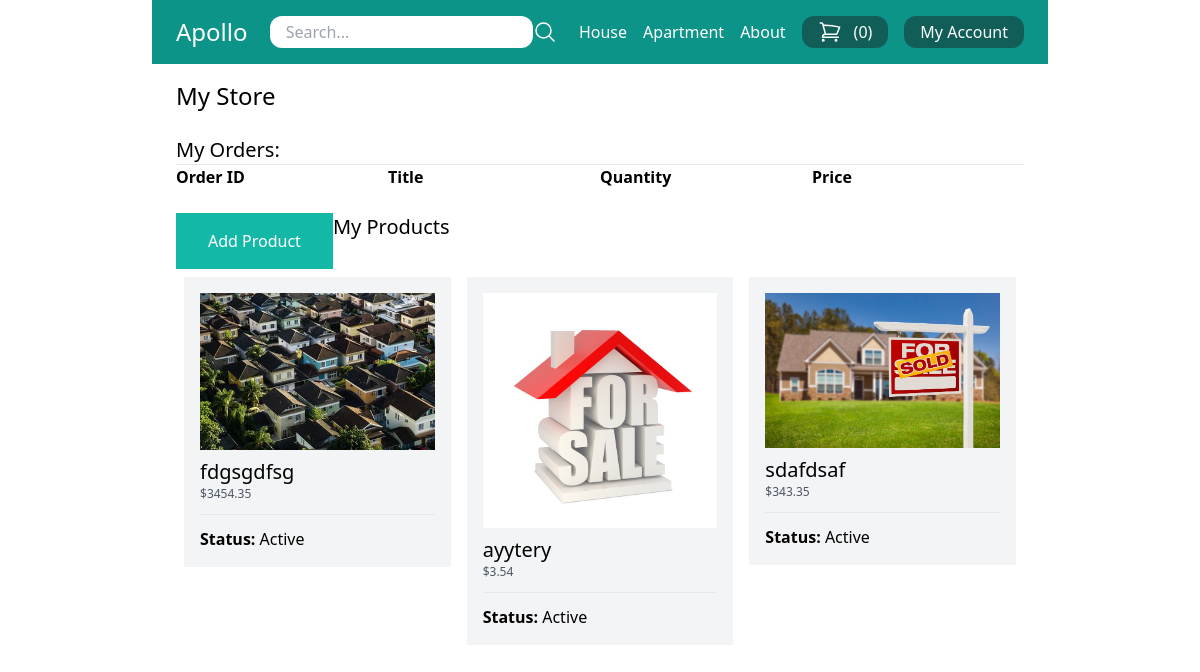
The app's page /my-store/ (signed in), older data.
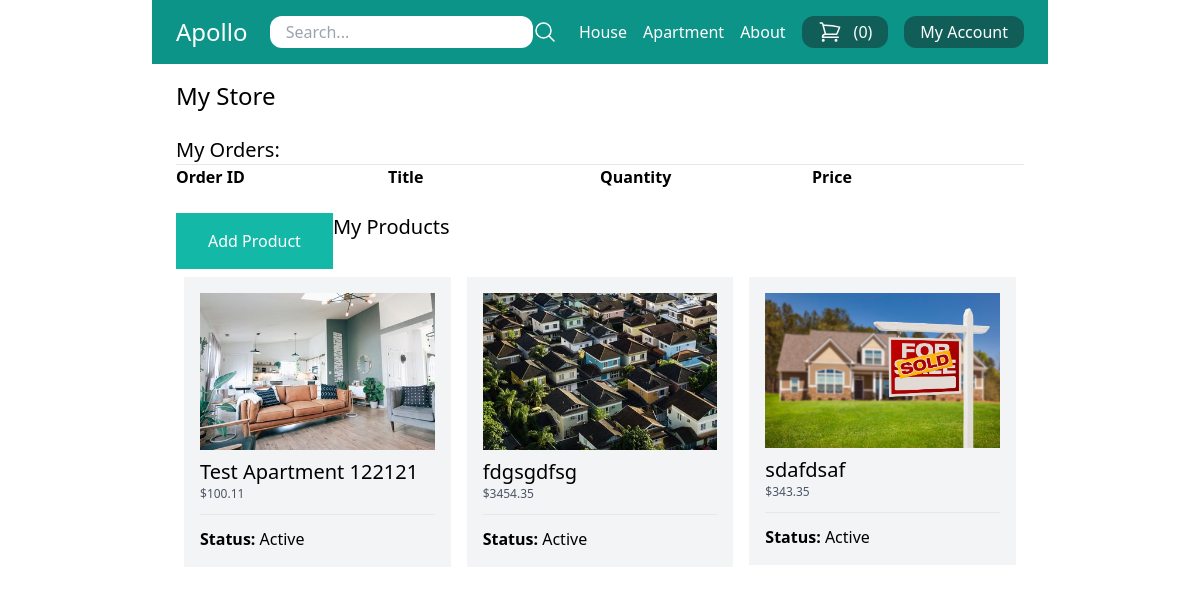
The same page, newer data.
### store/models.py (models this page shows, shortened)
class Category(models.Model):
    title = models.CharField(max_length=50)
    slug = models.SlugField(max_length=50)
    class Meta:
        verbose_name_plural = 'Categories'

class Product(models.Model):
    DRAFT = 'draft'
    WAITING_APPROVAL = 'waitingapproval'
    ACTIVE = 'active'
    DELETED = 'deleted'
    STATUS_CHOICES = (
        (DRAFT, 'Draft'),
        (WAITING_APPROVAL, 'Waiting approval'),
        (ACTIVE, 'Active'),
        (DELETED, 'Deleted'),
    )
    user = models.ForeignKey(User, related_name='products', on_delete=models.CASCADE)
    category = models.ForeignKey(Category, related_name='products', on_delete=models.CASCADE)
    title = models.CharField(max_length=50)
    slug = models.SlugField(max_length=50)
    description = models.TextField(blank=True)
    price = models.IntegerField()
    image = models.ImageField(upload_to='uploads/product_images/', blank=True, null=True)
    thumbnail = models.ImageField(upload_to='uploads/product_images/thumbnails/', blank=True, null=True)
    created_at = models.DateTimeField(auto_now_add=True)
    updated_at = models.DateTimeField(auto_now=True)
    status = models.CharField(max_length=50, choices=STATUS_CHOICES, default=ACTIVE)
    class Meta:
        ordering = ('-created_at',)
    def get_display_price(self):
        return self.price / 100

### userprofile/views.py (the view)
# urls.py: path('my-store/', views.my_store, name='my_store'),
@login_required
def my_store(request):
    products = request.user.products.exclude(status=Product.DELETED)
    order_items = OrderItem.objects.filter(product__user = request.user)
    return render(request, 'userprofile/my_store.html', {
        'products': products,
        'order_items': order_items,
    })

### store/cart.py (called while the page is built)
    def __len__(self):
        return sum(item['quantity'] for item in self.cart.values())

### store/context_processors.py (called while the page is built)
def cart(request):
    return {'cart': Cart(request)}

### store/templatetags/menu.py (called while the page is built)
@register.inclusion_tag('core/menu.html')
def menu():
    categories = Category.objects.all()
    return {'categories': categories}

### userprofile/templates/userprofile/my_store.html (shortened to what this page needs)
{% extends 'core/base.html' %}
{% block content %}
    <h1 class="text-2xl">My Store</h1>
    <h2 class="text-xl mt-6">My Orders: </h2>
    <hr>
        <div class="flex flex-wrap">
            <div class="w-1/4">
                <strong>Order ID</strong>
            </div>
            <div class="w-1/4">
            <strong>Title</strong>
        </div>
        <div class="w-1/4">
            <strong>Quantity</strong>
        </div>
        <div class="w-1/4">
            <strong>Price</strong>
        </div>
    <a href="{% url 'add_product' %}" class="inline-block mt-6  py-4 px-8 bg-teal-500 text-white">Add Product</a>
    <h2 class="text-xl mt-6">My Products</h2>
        {% if products %}
        <div class="flex flex-wrap ">
            {% for product in products %}
            <div class="product w-1/3  p-2">
                <div class="bg-gray-100 p-4">
                    <a href="{% url 'edit_product' product.id %}">
                         {% if product.image %}
                        <div class="image mb-2">
                           <img src="{{ product.image.url }}" alt="Image of {{ product.title }}">
                        </div>
                        {% endif %}
                <h2 class="text-xl">{{ product.title }}</h2>
                <p class="text-xs text-gray-600">${{ product.get_display_price }}</p>
                <hr class="my-3">
                <p><strong>Status: </strong>{{ product.get_status_display }}</p>
            </a>
            </div>
        </div>
            {% endfor %}
        </div>
        {% else %}
        <p class="py-4 px-8 bg-gray-200 mt-4">You don't have any products yet</p>
        {% endif %}
{% endblock %}

### core/templates/core/menu.html
{% for category in categories %}
    <a href="{% url 'category_detail' category.slug %}" class="text-white">{{ category.title }}</a>
{% endfor %}
<a href="{% url 'about' %}" class="text-white">About</a>

Row changes from the older to the newer data that the page shows:
no longer on this page (row edited): Product: image (picture), title "ayytery", get_display_price "3.54", status "Active"
added Product: image (picture), title "Test Apartment 122121", get_display_price "100.11", status "Active"
